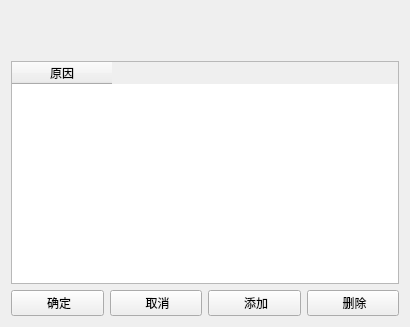
<?xml version="1.0" encoding="UTF-8"?>
<ui version="4.0">
 <class>ReasonWidget</class>
 <widget class="QWidget" name="ReasonWidget">
  <property name="geometry">
   <rect>
    <x>0</x>
    <y>0</y>
    <width>410</width>
    <height>327</height>
   </rect>
  </property>
  <property name="windowTitle">
   <string>Form</string>
  </property>
  <layout class="QVBoxLayout" name="verticalLayout_2">
   <item>
    <layout class="QVBoxLayout" name="verticalLayout">
     <item>
      <spacer name="horizontalSpacer_2">
       <property name="orientation">
        <enum>Qt::Horizontal</enum>
       </property>
       <property name="sizeHint" stdset="0">
        <size>
         <width>40</width>
         <height>25</height>
        </size>
       </property>
      </spacer>
     </item>
     <item>
      <spacer name="horizontalSpacer">
       <property name="orientation">
        <enum>Qt::Horizontal</enum>
       </property>
       <property name="sizeHint" stdset="0">
        <size>
         <width>40</width>
         <height>25</height>
        </size>
       </property>
      </spacer>
     </item>
     <item>
      <widget class="QTableWidget" name="tableWidget">
       <column>
        <property name="text">
         <string>原因</string>
        </property>
       </column>
      </widget>
     </item>
     <item>
      <layout class="QHBoxLayout" name="horizontalLayout">
       <item>
        <widget class="QPushButton" name="pushButtonOk">
         <property name="maximumSize">
          <size>
           <width>100</width>
           <height>16777215</height>
          </size>
         </property>
         <property name="text">
          <string> 确定</string>
         </property>
         <property name="icon">
          <iconset resource="../res.qrc">
           <normaloff>:/image/image/确认.png</normaloff>:/image/image/确认.png</iconset>
         </property>
        </widget>
       </item>
       <item>
        <widget class="QPushButton" name="pushButtonCancel">
         <property name="maximumSize">
          <size>
           <width>100</width>
           <height>16777215</height>
          </size>
         </property>
         <property name="text">
          <string> 取消</string>
         </property>
         <property name="icon">
          <iconset resource="../res.qrc">
           <normaloff>:/image/image/cancel.png</normaloff>:/image/image/cancel.png</iconset>
         </property>
        </widget>
       </item>
       <item>
        <widget class="QPushButton" name="pushButtonAdd">
         <property name="maximumSize">
          <size>
           <width>100</width>
           <height>16777215</height>
          </size>
         </property>
         <property name="text">
          <string> 添加</string>
         </property>
         <property name="icon">
          <iconset resource="../res.qrc">
           <normaloff>:/image/image/addfile.png</normaloff>:/image/image/addfile.png</iconset>
         </property>
        </widget>
       </item>
       <item>
        <widget class="QPushButton" name="pushButtonDel">
         <property name="maximumSize">
          <size>
           <width>100</width>
           <height>16777215</height>
          </size>
         </property>
         <property name="text">
          <string> 删除</string>
         </property>
         <property name="icon">
          <iconset resource="../res.qrc">
           <normaloff>:/image/image/删 除.png</normaloff>:/image/image/删 除.png</iconset>
         </property>
        </widget>
       </item>
      </layout>
     </item>
    </layout>
   </item>
  </layout>
 </widget>
 <resources>
  <include location="../res.qrc"/>
 </resources>
 <connections/>
</ui>
